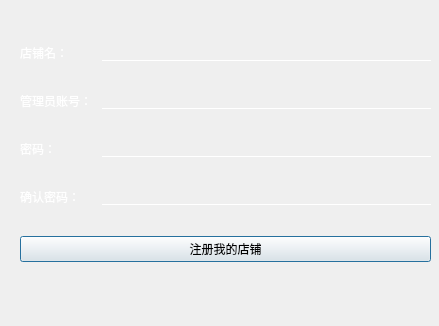
<?xml version="1.0" encoding="UTF-8"?>
<ui version="4.0">
 <class>Register</class>
 <widget class="QDialog" name="Register">
  <property name="geometry">
   <rect>
    <x>0</x>
    <y>0</y>
    <width>439</width>
    <height>326</height>
   </rect>
  </property>
  <property name="windowTitle">
   <string>Dialog</string>
  </property>
  <widget class="QLabel" name="label">
   <property name="geometry">
    <rect>
     <x>0</x>
     <y>0</y>
     <width>441</width>
     <height>331</height>
    </rect>
   </property>
   <property name="styleSheet">
    <string notr="true">background-image: url(:/file/images/back8.jpeg);</string>
   </property>
   <property name="text">
    <string/>
   </property>
  </widget>
  <widget class="QWidget" name="layoutWidget">
   <property name="geometry">
    <rect>
     <x>20</x>
     <y>20</y>
     <width>411</width>
     <height>271</height>
    </rect>
   </property>
   <layout class="QVBoxLayout" name="verticalLayout">
    <item>
     <layout class="QHBoxLayout" name="horizontalLayout" stretch="2,8">
      <property name="spacing">
       <number>0</number>
      </property>
      <item>
       <widget class="QLabel" name="label_2">
        <property name="styleSheet">
         <string notr="true">color: rgb(255, 255, 255);
</string>
        </property>
        <property name="text">
         <string>店铺名：</string>
        </property>
       </widget>
      </item>
      <item>
       <widget class="QLineEdit" name="lineEdit_name">
        <property name="styleSheet">
         <string notr="true">color:white;
background:transparent;
border:none;
border-bottom:1px solid #FFFFFF;</string>
        </property>
       </widget>
      </item>
     </layout>
    </item>
    <item>
     <layout class="QHBoxLayout" name="horizontalLayout_2" stretch="2,8">
      <property name="spacing">
       <number>0</number>
      </property>
      <item>
       <widget class="QLabel" name="label_3">
        <property name="styleSheet">
         <string notr="true">color: rgb(255, 255, 255);</string>
        </property>
        <property name="text">
         <string>管理员账号：</string>
        </property>
       </widget>
      </item>
      <item>
       <widget class="QLineEdit" name="lineEdit_account">
        <property name="styleSheet">
         <string notr="true">color:white;
background:transparent;
border:none;
border-bottom:1px solid #FFFFFF;</string>
        </property>
       </widget>
      </item>
     </layout>
    </item>
    <item>
     <layout class="QHBoxLayout" name="horizontalLayout_3" stretch="2,8">
      <property name="spacing">
       <number>0</number>
      </property>
      <item>
       <widget class="QLabel" name="label_4">
        <property name="styleSheet">
         <string notr="true">color: rgb(255, 255, 255);</string>
        </property>
        <property name="text">
         <string>密码：</string>
        </property>
       </widget>
      </item>
      <item>
       <widget class="QLineEdit" name="lineEdit_password">
        <property name="styleSheet">
         <string notr="true">color:white;
background:transparent;
border:none;
border-bottom:1px solid #FFFFFF;</string>
        </property>
       </widget>
      </item>
     </layout>
    </item>
    <item>
     <layout class="QHBoxLayout" name="horizontalLayout_4" stretch="2,8">
      <property name="spacing">
       <number>0</number>
      </property>
      <item>
       <widget class="QLabel" name="label_5">
        <property name="styleSheet">
         <string notr="true">color: rgb(255, 255, 255);</string>
        </property>
        <property name="text">
         <string>确认密码：</string>
        </property>
       </widget>
      </item>
      <item>
       <widget class="QLineEdit" name="lineEdit_password1">
        <property name="styleSheet">
         <string notr="true">color:white;
background:transparent;
border:none;
border-bottom:1px solid #FFFFFF;</string>
        </property>
       </widget>
      </item>
     </layout>
    </item>
    <item>
     <widget class="QPushButton" name="pushButton">
      <property name="sizePolicy">
       <sizepolicy hsizetype="Minimum" vsizetype="Fixed">
        <horstretch>0</horstretch>
        <verstretch>0</verstretch>
       </sizepolicy>
      </property>
      <property name="text">
       <string>注册我的店铺</string>
      </property>
     </widget>
    </item>
   </layout>
  </widget>
 </widget>
 <resources/>
 <connections/>
</ui>
